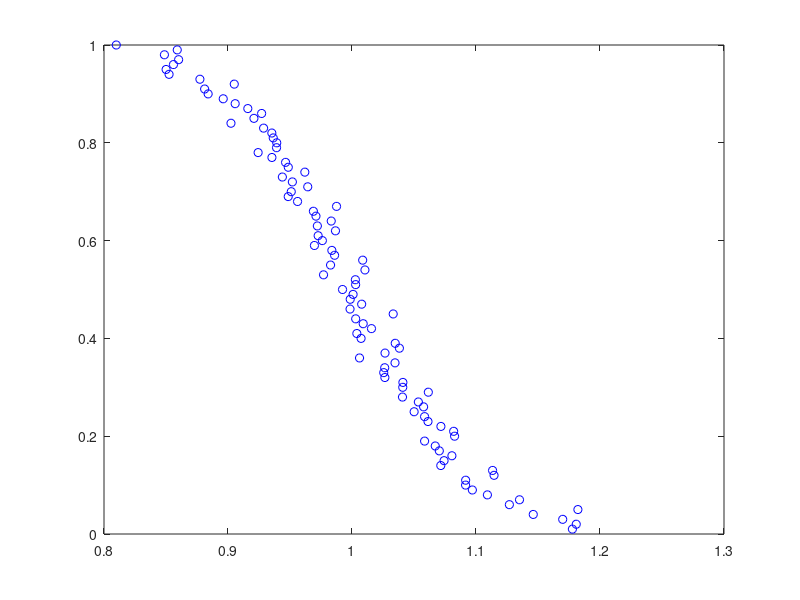

Here is the MATLAB script that generated this plot: (Note: this script raises an error after producing the figure.)
% calculate the threhsold in energy detection by simulations. 
% 1. assume only noise is received, i.e., primary user is absent.
% false alarm, then
% 2. probability of false alarm = energy above threshold/No. of iteration.
% by chenhaomails@gmail.com
% ver 0.1

clc
close all
clear all
snr_dB = -10; % SNR in decibels
snr = 10.^(snr_dB./10); % Linear Value of SNR
Pf = 0.01:0.01:1; % Pf = Probability of False Alarm
load ./Data/sig_ofdm/signal_ofdm.mat
L = size(signal_ofdm,1);
iter = 100;

for tt = 1:length(Pf)
    tt
	for kk=1:iter 
		n=(randn(1,L)+sqrt(-1)*randn(1,L))./(sqrt(2)); % complex, real + image
		y = n; 
		% energy
		energy = abs(y).^2; 
		energy_fin(kk) =(1/L).*sum(energy); % test statistic (normlized)
	end
	energy_desc = sort(energy_fin,'descend'); % arrange values in descending order
	thresh(tt) = energy_desc(ceil(Pf(tt)*iter)); % largest thres to avoid 'Pf(tt)' in each 'iter' group
end
plot(thresh, Pf, 'ob')
hold on
thresh_est = thresh;
save ./Data/thres/threshold.mat thresh_est

